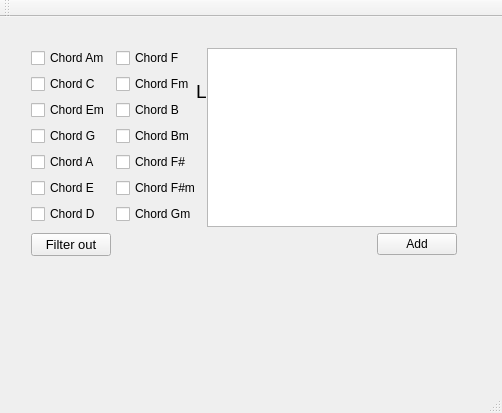
<?xml version="1.0" encoding="UTF-8"?>
<ui version="4.0">
 <class>MainWindow</class>
 <widget class="QMainWindow" name="MainWindow">
  <property name="geometry">
   <rect>
    <x>0</x>
    <y>0</y>
    <width>502</width>
    <height>413</height>
   </rect>
  </property>
  <property name="windowTitle">
   <string>MainWindow</string>
  </property>
  <widget class="QWidget" name="centralWidget">
   <widget class="QLabel" name="label">
    <property name="geometry">
     <rect>
      <x>196</x>
      <y>63</y>
      <width>103</width>
      <height>23</height>
     </rect>
    </property>
    <property name="font">
     <font>
      <pointsize>14</pointsize>
     </font>
    </property>
    <property name="text">
     <string>List of songs</string>
    </property>
   </widget>
   <widget class="QWidget" name="">
    <property name="geometry">
     <rect>
      <x>20</x>
      <y>20</y>
      <width>448</width>
      <height>230</height>
     </rect>
    </property>
    <layout class="QVBoxLayout" name="verticalLayout_2">
     <item>
      <layout class="QHBoxLayout" name="horizontalLayout_2">
       <item>
        <layout class="QVBoxLayout" name="verticalLayout">
         <item>
          <widget class="QCheckBox" name="checkBox">
           <property name="text">
            <string>Chord Am</string>
           </property>
          </widget>
         </item>
         <item>
          <widget class="QCheckBox" name="checkBox_2">
           <property name="text">
            <string>Chord C</string>
           </property>
          </widget>
         </item>
         <item>
          <widget class="QCheckBox" name="checkBox_3">
           <property name="text">
            <string>Chord Em</string>
           </property>
          </widget>
         </item>
         <item>
          <widget class="QCheckBox" name="checkBox_7">
           <property name="text">
            <string>Chord G</string>
           </property>
          </widget>
         </item>
         <item>
          <widget class="QCheckBox" name="checkBox_9">
           <property name="text">
            <string>Chord A</string>
           </property>
          </widget>
         </item>
         <item>
          <widget class="QCheckBox" name="checkBox_10">
           <property name="text">
            <string>Chord E</string>
           </property>
          </widget>
         </item>
         <item>
          <widget class="QCheckBox" name="checkBox_11">
           <property name="text">
            <string>Chord D</string>
           </property>
          </widget>
         </item>
        </layout>
       </item>
       <item>
        <layout class="QVBoxLayout" name="verticalLayout_3">
         <item>
          <widget class="QCheckBox" name="checkBox_4">
           <property name="text">
            <string>Chord F</string>
           </property>
          </widget>
         </item>
         <item>
          <widget class="QCheckBox" name="checkBox_5">
           <property name="text">
            <string>Chord Fm</string>
           </property>
          </widget>
         </item>
         <item>
          <widget class="QCheckBox" name="checkBox_6">
           <property name="text">
            <string>Chord B</string>
           </property>
          </widget>
         </item>
         <item>
          <widget class="QCheckBox" name="checkBox_8">
           <property name="text">
            <string>Chord Bm</string>
           </property>
          </widget>
         </item>
         <item>
          <widget class="QCheckBox" name="checkBox_12">
           <property name="text">
            <string>Chord F#</string>
           </property>
          </widget>
         </item>
         <item>
          <widget class="QCheckBox" name="checkBox_13">
           <property name="text">
            <string>Chord F#m</string>
           </property>
          </widget>
         </item>
         <item>
          <widget class="QCheckBox" name="checkBox_14">
           <property name="text">
            <string>Chord Gm</string>
           </property>
          </widget>
         </item>
        </layout>
       </item>
       <item>
        <layout class="QHBoxLayout" name="horizontalLayout">
         <item>
          <widget class="QTreeView" name="treeView"/>
         </item>
        </layout>
       </item>
      </layout>
     </item>
     <item>
      <layout class="QHBoxLayout" name="horizontalLayout_3">
       <item>
        <widget class="QPushButton" name="pushButton">
         <property name="font">
          <font>
           <pointsize>10</pointsize>
          </font>
         </property>
         <property name="text">
          <string>Filter out</string>
         </property>
        </widget>
       </item>
       <item>
        <spacer name="horizontalSpacer">
         <property name="orientation">
          <enum>Qt::Horizontal</enum>
         </property>
         <property name="sizeHint" stdset="0">
          <size>
           <width>148</width>
           <height>20</height>
          </size>
         </property>
        </spacer>
       </item>
       <item>
        <widget class="QPushButton" name="pushButton_2">
         <property name="text">
          <string>Add</string>
         </property>
        </widget>
       </item>
      </layout>
     </item>
    </layout>
   </widget>
  </widget>
  <widget class="QMenuBar" name="menuBar">
   <property name="geometry">
    <rect>
     <x>0</x>
     <y>0</y>
     <width>502</width>
     <height>21</height>
    </rect>
   </property>
  </widget>
  <widget class="QToolBar" name="mainToolBar">
   <attribute name="toolBarArea">
    <enum>TopToolBarArea</enum>
   </attribute>
   <attribute name="toolBarBreak">
    <bool>false</bool>
   </attribute>
  </widget>
  <widget class="QStatusBar" name="statusBar"/>
 </widget>
 <layoutdefault spacing="6" margin="11"/>
 <resources/>
 <connections/>
</ui>
